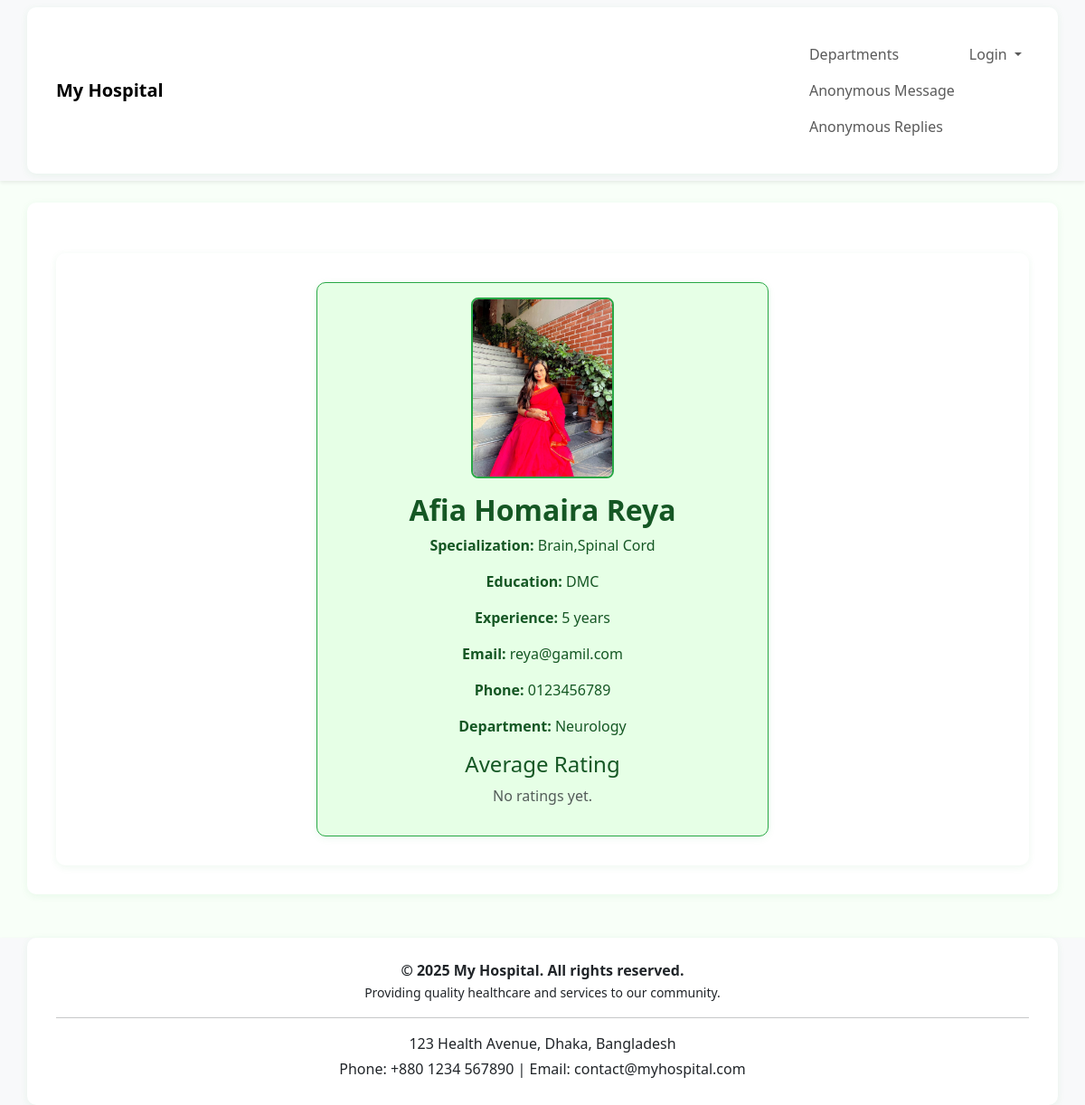
Page /doctors/doctor/4/ on the committed database.
### doctors/models.py (models this page shows, shortened)
class doctor(models.Model):
    user = models.OneToOneField(User, on_delete=models.CASCADE, null=True, blank=True)  # link to Django user
    name = models.CharField(max_length=100)
    specialization = models.CharField(max_length=100)
    phone_number = models.CharField(max_length=15)
    email = models.EmailField()
    department = models.ForeignKey('department', on_delete=models.CASCADE, null=True, blank=True)
    photo = models.ImageField(upload_to='doctor_photos/', null=True, blank=True)
    education = models.CharField(max_length=255, null=True, blank=True)
    experience = models.TextField(null=True, blank=True)
    consultation_fee = models.DecimalField(max_digits=8, decimal_places=2, default=0)
    def average_rating(self):
        avg = self.feedback_set.aggregate(Avg('rating'))['rating__avg']
        return round(avg, 1) if avg else 0

class department(models.Model):
    name = models.CharField(max_length=100)
    head = models.CharField(max_length=100)

### doctors/views.py (the view)
# urls.py: path('doctor/<int:doctor_id>/', views.doctor_profile, name='doctor_profile'),
def doctor_profile(request, doctor_id):
    doc = doctor.objects.get(id=doctor_id)
    return render(request, 'doctor_profile.html', {'doc': doc})

### templates/doctor_profile.html (shortened to what this page needs)
{% extends 'base.html' %}
{% load static %}
{% block content %}
<link rel="stylesheet" href="{% static 'doctor_profile.css' %}">
<div class="container mt-4">
    <div class="card mx-auto">
        <div class="card-body text-center">
            {% if doc.photo %}
                <img src="{{ doc.photo.url }}" class="img-fluid mb-3" alt="{{ doc.name }}" style="max-height:200px;">
            {% else %}
                <img src="{% static 'default_doctor.png' %}" class="img-fluid mb-3" alt="No Photo" style="max-height:200px;">
            {% endif %}
            <h2>{{ doc.name }}</h2>
            <p class="card-text"><strong>Specialization:</strong> {{ doc.specialization }}</p>
            <p class="card-text"><strong>Education:</strong> {{ doc.education }}</p>
            <p class="card-text"><strong>Experience:</strong> {{ doc.experience }}</p>
            <p class="card-text"><strong>Email:</strong> {{ doc.email }}</p>
            <p class="card-text"><strong>Phone:</strong> {{ doc.phone_number }}</p>
            <p class="card-text"><strong>Department:</strong> {{ doc.department.name }}</p>
            <div class="mt-3">
                <h4>Average Rating</h4>
                {% with avg=doc.average_rating %}
                    {% if avg %}
                        <p class="mb-0">
                            {% for i in "12345" %}
                                {% if forloop.counter <= avg|floatformat:0 %}
                                    <span style="color: #FFD700; font-size: 1.5rem;">&#9733;</span>
                                {% else %}
                                    <span style="color: #ccc; font-size: 1.5rem;">&#9733;</span>
                                {% endif %}
                            {% endfor %}
                            <span class="text-muted">({{ avg|floatformat:1 }}/5)</span>
                        </p>
                    {% else %}
                        <p class="text-muted">No ratings yet.</p>
                    {% endif %}
                {% endwith %}
            </div>
        </div>
    </div>
</div>
{% endblock %}

### static/doctor_profile.css (style rules this page uses)
body { background-color: #f8fff8; }
.container { background: #fff; border-radius: 10px; padding: 2rem; box-shadow: 0 2px 8px rgba(40,167,69,0.08); }
.card { border-radius: 10px; border: 1px solid #28a745; background-color: #e6ffe6; color: #155724; box-shadow: 0 2px 8px rgba(40,167,69,0.08); max-width: 500px; margin: 0 auto; }
.card-title, h2, h3 { color: #155724; font-weight: bold; }
.img-fluid { border-radius: 8px; border: 2px solid #28a745; margin-bottom: 1rem; background: #fff; }
.card-text { color: #155724; }

### rows in the picture
doctor: photo (picture), name "Afia Homaira Reya", specialization "Brain,Spinal Cord", education "DMC", experience "5 years", email "reya@gamil.com", phone_number "0123456789", department.name "Neurology"
